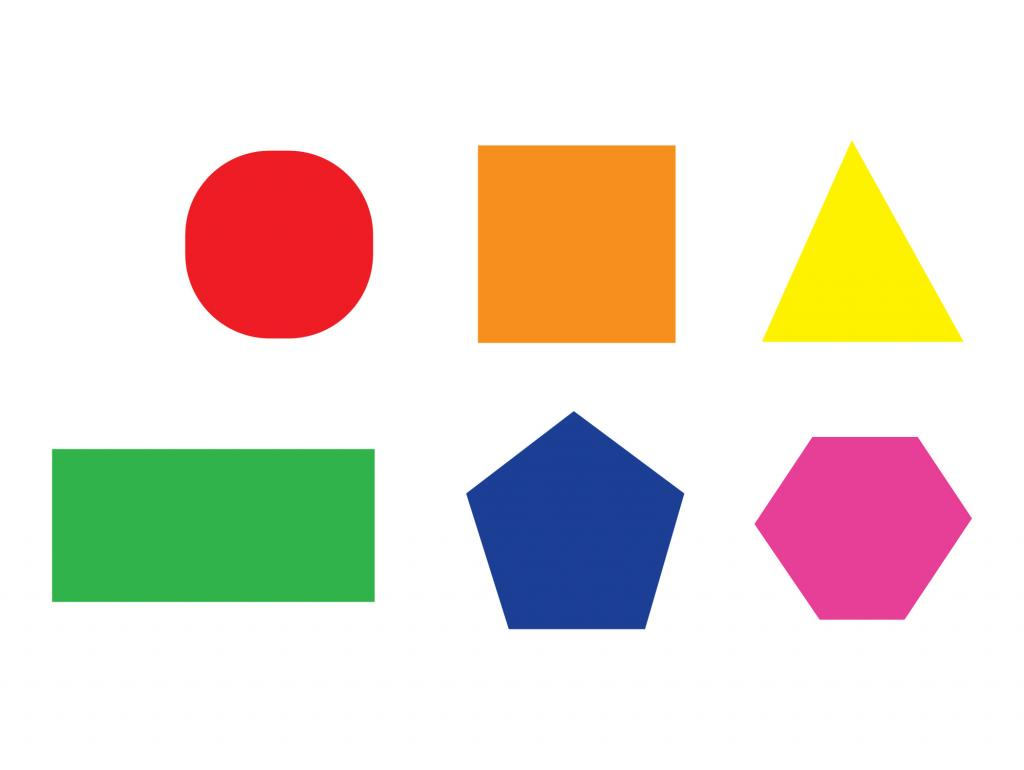
#> input picture shapes.jpg, 1024 x 770 px, found by its file name
$ jupyter execute 'Sorting Contours.ipynb'   (older library calls are emulated)
#> lines starting #> are read from the running program, lines starting #| are printed output that depends on the picture; after the words box and inside, x2 and y2 are one past the last pixel; in counts of white or black regions, pixels touching at a corner belong together
We can sort contours in many ways

[cell 1]
import cv2
import numpy as np

image = cv2.imread('shapes.jpg')
#> image is the input picture: shape (770, 1024, 3); mean B, G, R 209.7, 220.8, 230.4
cv2.imshow('orignal image',image)
cv2.waitKey(0)

#create a black image with the same dimensions as that of our loaded image
blank_image = np.zeros((image.shape[0],image.shape[1],3))

#create a copy of our image
orignal_image = image

#grayscale our image
gray = cv2.cvtColor(image,cv2.COLOR_BGR2GRAY)

#find canny edges
edges = cv2.Canny(image,0,255)
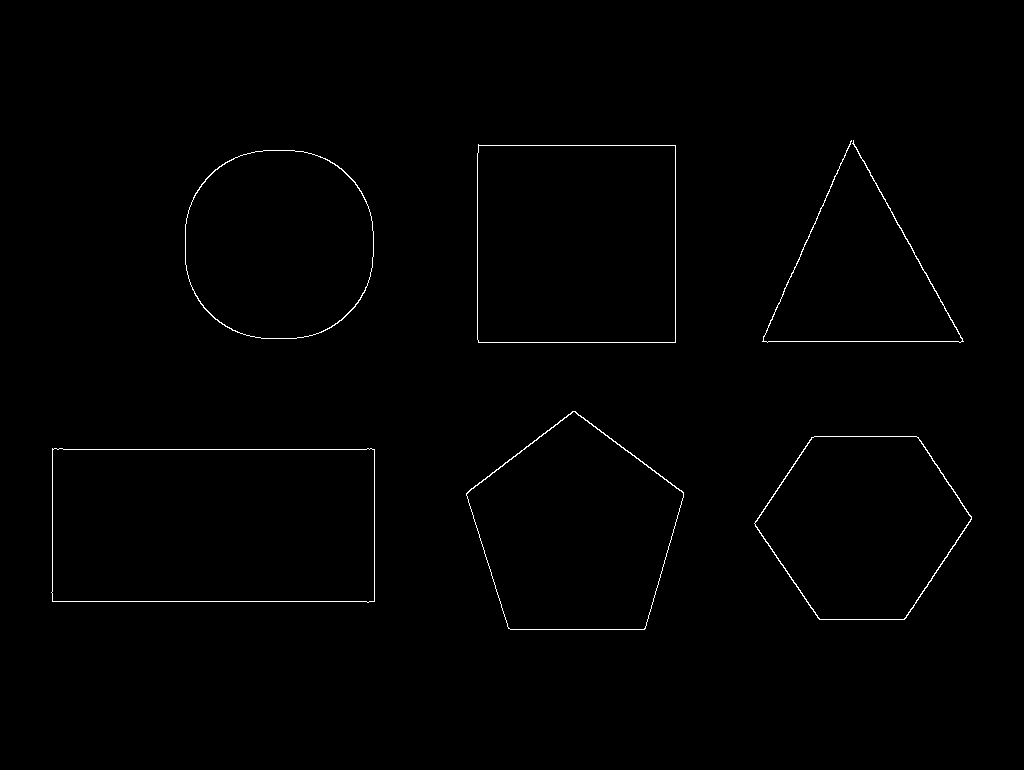
#> edges: shape (770, 1024); 0.61% white in thin lines or dots, all inside (x1, y1, x2, y2) = (51, 140, 972, 630)
cv2.imshow('canny edges',edges)
cv2.waitKey(0)

#find contours and print how many were found
_, contours, hierarchy = cv2.findContours(edges.copy(), cv2.RETR_EXTERNAL, cv2.CHAIN_APPROX_NONE)
#> contours = 6 contours; box (x1, y1, x2, y2) and area: (51, 448, 375, 603) 48958, (477, 144, 676, 343) 38996, (466, 411, 684, 630) 33154, (185, 150, 374, 339) 29212, (754, 436, 972, 620) 28616, (762, 140, 964, 343) 160
print('Number of contours found is ',len(contours))
#| Number of contours found is  6

#Draw contours all over blank image
cv2.drawContours(blank_image, contours,-1, (0,255,0),2)
cv2.imshow('Contours over blank image',blank_image)
cv2.waitKey(0)

#Draw all contours
cv2.drawContours(image, contours,-1, (0,255,0),2)
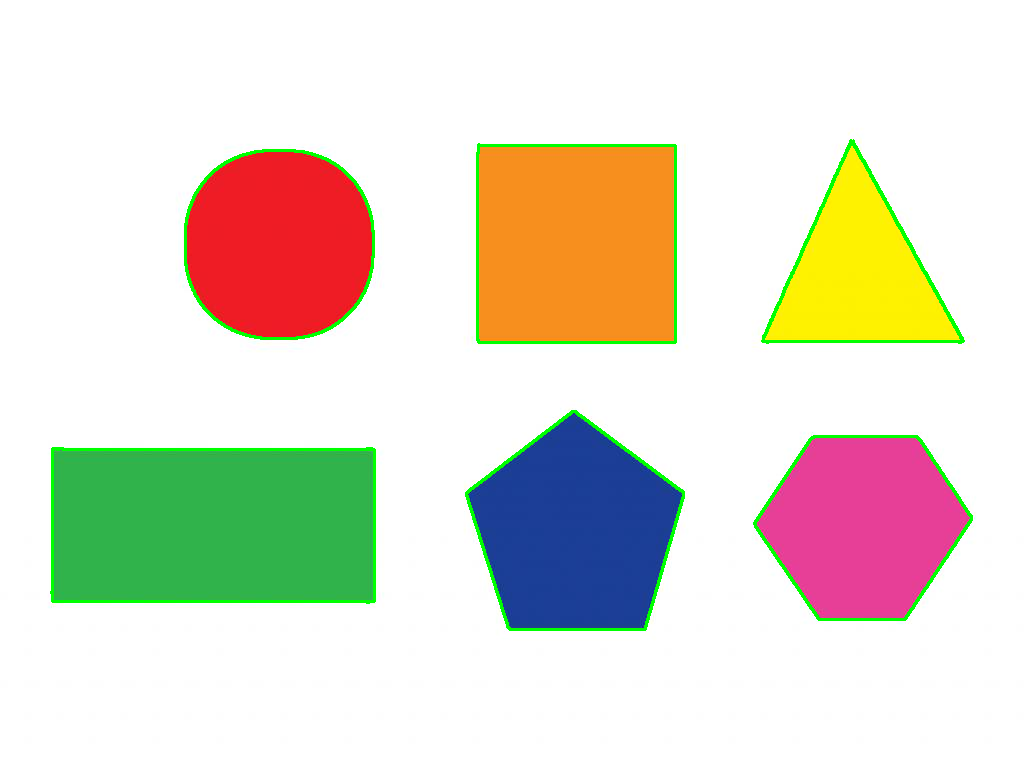
#> image: shape (770, 1024, 3); 1.8% of pixels changed, all inside (x1, y1, x2, y2) = (50, 139, 973, 631)
#| Number of contours found is  6
cv2.imshow('Contours over blank image',image)
cv2.waitKey(0)


cv2.destroyAllWindows()

    Lets sort contours by size

[cell 2]
import cv2
import numpy as np

def get_contour_areas(contours):
    #returns the area of all countours as list
    all_areas = []
    for cnt in contours:
        area = cv2.contourArea(cnt)
        all_areas.append(area)
#> this loop made 6 passes
#> area on passes 1 to 6: 48958.5, 28616, 33154.5, 29212, 38996.5, 160
#> after the loop, all_areas = [48958.5, 28616, 33154.5, 29212, 38996.5, 160]
    return all_areas


#load our image
image = cv2.imread('shapes.jpg')
cv2.imshow('orignal image',image)
cv2.waitKey(0)

#grayscale our image
gray = cv2.cvtColor(image,cv2.COLOR_BGR2GRAY)

#find canny edges
edges = cv2.Canny(image,0,255)
cv2.imshow('canny edges',edges)
cv2.waitKey(0)

#find contours and print how many were found
_, contours, hierarchy = cv2.findContours(edges.copy(), cv2.RETR_EXTERNAL, cv2.CHAIN_APPROX_NONE)
print('Number of contours found is ',len(contours))

#let's print the areas of the contours before sorting
print('contour areas before sorting')
print(get_contour_areas(contours))
#| [48958.5, 28616.0, 33154.5, 29212.0, 38996.5, 160.0]

#sort contours large to small
sorted_contours = sorted(contours, key =cv2.contourArea, reverse = True)
#> sorted_contours has the same summary as contours

print('contour areas after sorting')
print(get_contour_areas(sorted_contours))
#> the loop in get_contour_areas (call 2), `for cnt in contours:` made 6 passes
#| [48958.5, 38996.5, 33154.5, 29212.0, 28616.0, 160.0]


#iterate over contours and draw one at a time
for cnt in contours:
    cv2.drawContours(image,[cnt], -1, (255,0,0),2)
    cv2.imshow('Contours by area',image)
    cv2.waitKey(0)
#> this loop made 6 passes
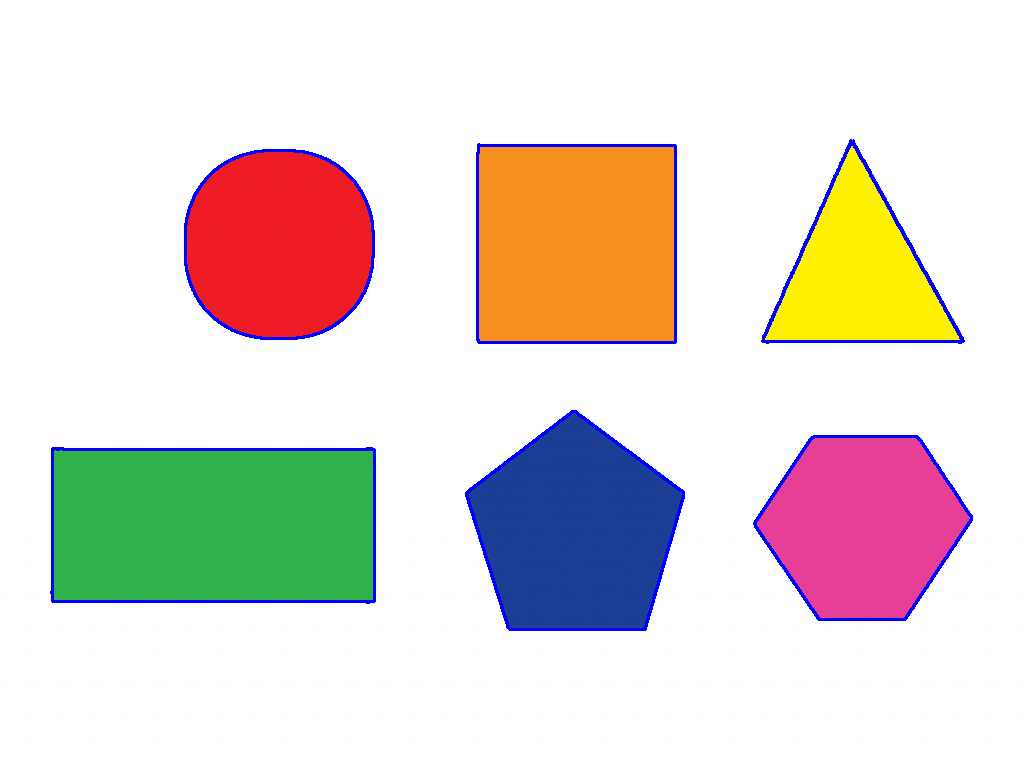
#> image: shape (770, 1024, 3); 1.8% of pixels changed, all inside (x1, y1, x2, y2) = (50, 139, 973, 631)


cv2.destroyAllWindows()

[cell 3]
import cv2
import numpy as np

#functions we will use for sortimg by positon
'''
def x_cord_contour(contours):
    #returns the x coordinate for the contour centroid
    if cv2.contourArea(contours) > '10':
        M = cv2.moments(contours)
        if M["m00"] != 0:
        	cx = int(M["m10"] / M["m00"])
        else:
        	cx = 0
        return(cx)
 '''
def label_contuour_center(image, c):
    #places a red circle on the centers of the contours
    M = cv2.moments(c)
    if M["m00"] != 0:
    	cx = int(M["m10"] / M["m00"])
    	cy = int(M["m01"] / M["m00"])
    else:
    	cx, cy = 0, 0

    #draw the contour number on the image
    cv2.circle(image, (cx,cy), 10, (0,0,255), -1 )
    return image


#load our image
image = cv2.imread('shapes.jpg')
orignal_image = image.copy()
cv2.imshow('orignal image',image)
cv2.waitKey(0)


#grayscale our image
gray = cv2.cvtColor(image,cv2.COLOR_BGR2GRAY)

#find canny edges
edges = cv2.Canny(image,0,255)
cv2.imshow('canny edges',edges)
cv2.waitKey(0)

#find contours and print how many were found
_, contours, hierarchy = cv2.findContours(edges.copy(), cv2.RETR_EXTERNAL, cv2.CHAIN_APPROX_NONE)
print('Number of contours found is ',len(contours))
#| Number of contours found is  6


#compute centre of mass or centroid and draw them on our image
for(i, c) in enumerate(contours):
    orig = label_contuour_center(image , c)
#> this loop made 6 passes
#> (cx in label_contuour_center, cy in label_contuour_center) on passes 1 to 6: (212, 524), (862, 524), (575, 531), (278, 244), (576, 243), (870, 239)
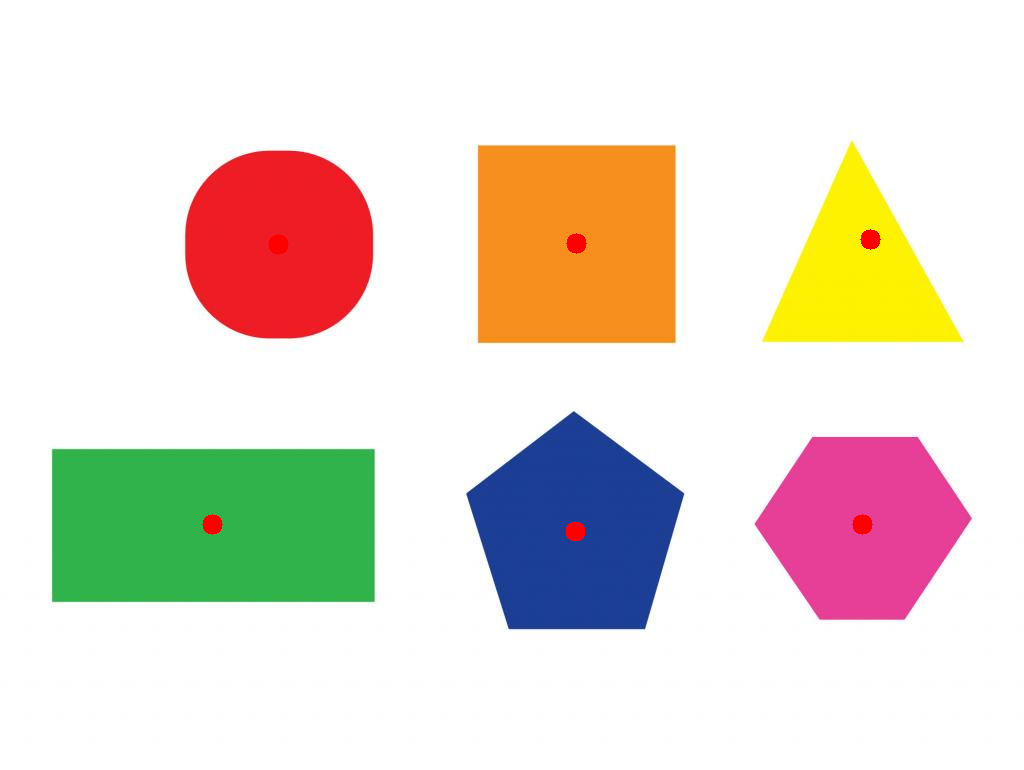
#> image: shape (770, 1024, 3); 0.24% of pixels changed, all inside (x1, y1, x2, y2) = (202, 229, 881, 542)

cv2.imshow('contours centres',image)
cv2.waitKey(0)


#labelling contours left to right
for (i, c) in enumerate(contours):
    cv2.drawContours(orignal_image, [c], -1, (0,0,255), 3)
    M = cv2.moments(c)
    if M["m00"] != 0:
    	cx = int(M["m10"] / M["m00"])
    	cy = int(M["m01"] / M["m00"])
    else:
    	cx, cy = 0, 0
    cv2.putText(orignal_image, str(i+1), (cx,cy), cv2.FONT_HERSHEY_COMPLEX, 1, (0,0,255),2)
    cv2.imshow('contours centres in incres size',orignal_image)
    cv2.waitKey(0)
    (x, y, w, h) = cv2.boundingRect(c)

    #lets now crop each contour and save them into images
    cropped_contour = orignal_image[y:y+h, x:x+w]
    image_name = "output_shape_number_" +str(i+1)+ ".jpg"
    print(image_name)
    cv2.imwrite(image_name,cropped_contour)
#> this loop made 6 passes
#> (cx, cy, x, y, w, h, image_name) on passes 1 to 6: (212, 524, 51, 448, 324, 155, 'output_shape_number_1.jpg'), (862, 524, 754, 436, 218, 184, 'output_shape_number_2.jpg'), (575, 531, 466, 411, 218, 219, 'output_shape_number_3.jpg'), (278, 244, 185, 150, 189, 189, 'output_shape_number_4.jpg'), (576, 243, 477, 144, 199, 199, 'output_shape_number_5.jpg'), (870, 239, 762, 140, 202, 203, 'output_shape_number_6.jpg')
#| output_shape_number_1.jpg
#| output_shape_number_2.jpg
#| output_shape_number_3.jpg
#| output_shape_number_4.jpg
#| output_shape_number_5.jpg
#| output_shape_number_6.jpg
#> pass 1, `cropped_contour = orignal_image[y:y+h, x:x+w]`:
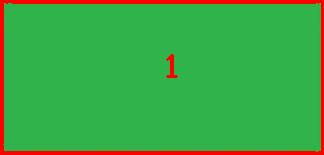
#> cropped_contour: shape (155, 324, 3); mean B, G, R 69.3, 165.7, 63.4
#> pass 2, `cropped_contour = orignal_image[y:y+h, x:x+w]`:
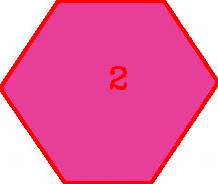
#> cropped_contour: shape (184, 218, 3); mean B, G, R 168.3, 109, 238.6
#> after the loop:
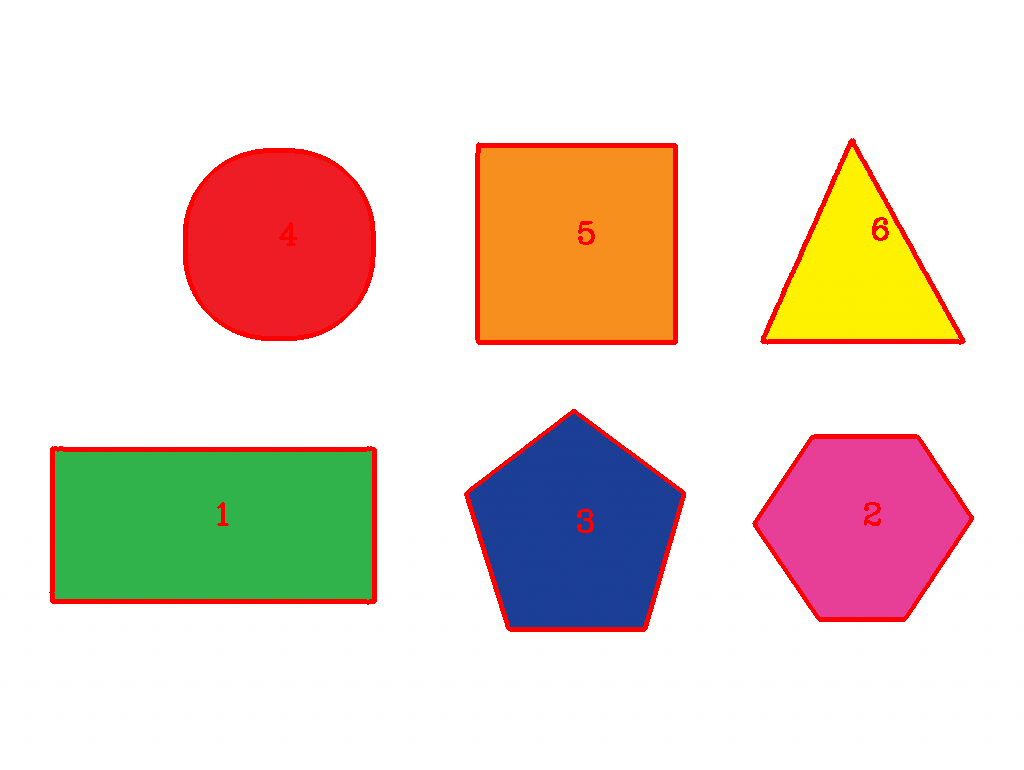
#> orignal_image: shape (770, 1024, 3); 2.75% of pixels changed, all inside (x1, y1, x2, y2) = (49, 138, 974, 632)


cv2.destroyAllWindows()

$ run again, with blob.jpg copied over shapes.jpg
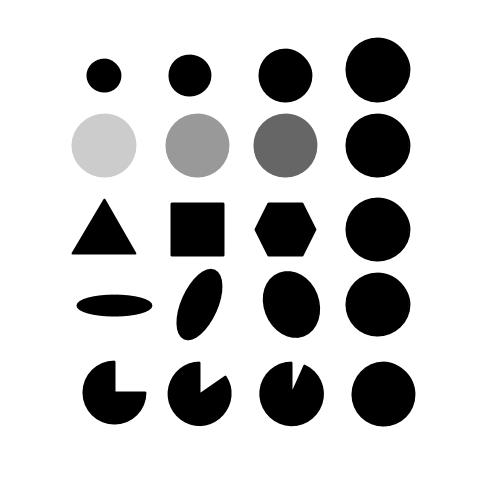
#> input picture blob.jpg, 480 x 480 px, found by its file name
#> image is the input picture: shape (480, 480, 3); min 0, max 255, mean 203
#> `edges = cv2.Canny(image,0,255)`:
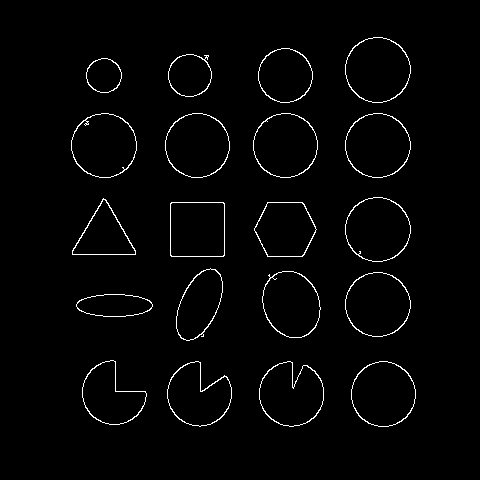
#> edges: shape (480, 480); 1.9% white in thin lines or dots, all inside (x1, y1, x2, y2) = (71, 37, 416, 427)
#> contours = 20 contours; largest, box (x1, y1, x2, y2) and area: (345, 37, 411, 103) 3316, (345, 272, 411, 337) 3272, (345, 113, 411, 178) 3272, (345, 197, 411, 262) 3271, (71, 113, 137, 178) 3270
#| Number of contours found is  20
#| Number of contours found is  20
#> the loop in get_contour_areas, `for cnt in contours:` made 20 passes
#> area on passes 1 to 8: 3269, 3113.5, 2793.5, 2485.5, 1323, 3272, 2986.5, 2236
#> after the loop in get_contour_areas, `for cnt in contours:`: all_areas = [3269, 3113.5, 2793.5, 2485.5, 1323, 3272, 2986.5, 2236, 2642, 2914, 1916, 3271, 3272, 3233, 3237, 3270, 938.5, 1436.5, 2288.5, 3315.5]
#| [3269.0, 3113.5, 2793.5, 2485.5, 1323.0, 3272.0, 2986.5, 2236.0, 2642.0, 2914.0, 1916.0, 3271.0, 3272.0, 3233.0, 3237.0, 3270.0, 938.5, 1436.5, 2288.5, 3315.5]
#> sorted_contours has the same summary as contours
#> the loop in get_contour_areas (call 2), `for cnt in contours:` made 20 passes
#> area on passes 1 to 8: 3315.5, 3272, 3272, 3271, 3270, 3269, 3237, 3233
#| [3315.5, 3272.0, 3272.0, 3271.0, 3270.0, 3269.0, 3237.0, 3233.0, 3113.5, 2986.5, 2914.0, 2793.5, 2642.0, 2485.5, 2288.5, 2236.0, 1916.0, 1436.5, 1323.0, 938.5]
#> the loop `for cnt in contours:` made 20 passes
#| Number of contours found is  20
#> the loop `for(i, c) in enumerate(contours):` made 20 passes
#> the loop `for (i, c) in enumerate(contours):` made 20 passes
#> (x, y, w, h, image_name) on passes 1 to 7: (351, 361, 65, 66, 'output_shape_number_1.jpg'), (259, 361, 65, 66, 'output_shape_number_2.jpg'), (167, 361, 65, 66, 'output_shape_number_3.jpg'), (82, 360, 65, 65, 'output_shape_number_4.jpg'), (76, 294, 77, 23, 'output_shape_number_5.jpg'), (345, 272, 66, 65, 'output_shape_number_6.jpg'), (262, 271, 59, 67, 'output_shape_number_7.jpg')
#> (printed output is left out)
#> after the loop `for (i, c) in enumerate(contours):`:
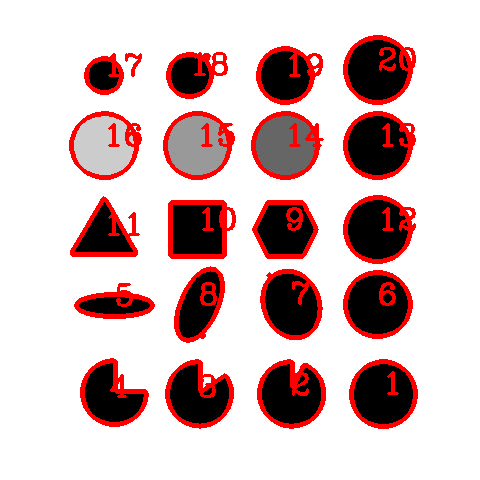
#> orignal_image: shape (480, 480, 3); 9.73% of pixels changed, all inside (x1, y1, x2, y2) = (69, 35, 418, 429)
